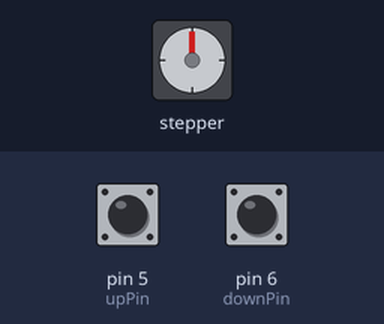
This sketch was run on a simulated Arduino Uno, built with avr-gcc and run on an emulated ATmega328P. Shown: stepper motor. Wiring (inferred from the names in the program): stepper motor (2048 steps per turn assumed): coils pin 8, pin 9, pin 10, pin 11. The test bench sets the inputs (shaded band); at power-on: pin 5 (upPin) LOW, pin 6 (downPin) LOW. What the sketch prints to the serial monitor is not drawn.

Above: at 1.2 s.
1.3 s: pin 5 (upPin) pulled HIGH for 0.15 s
At 3.4 s:
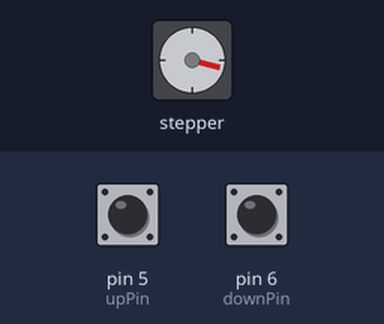
4.2 s: pin 6 (downPin) pulled HIGH for 0.15 s
At 6.8 s:
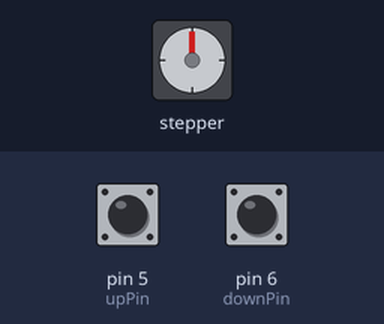
7.1 s: pin 5 (upPin) pulled HIGH for 1 s
At 9.4 s:
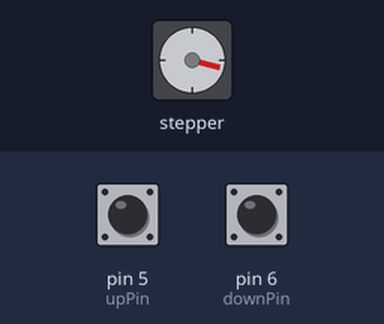
Timing chart, 0 to 10.9 s (numbered marks = the images above; inputs shaded):
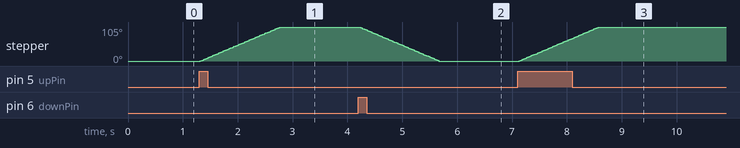

Measured:
- after the input at 1.3 s, stepper: turns 105° clockwise in 1.4 s, starting at once
- after the input at 4.2 s, stepper: turns 105° counter-clockwise in 1.4 s, starting at once
- after the input at 7.1 s, stepper: turns 105° clockwise in 1.4 s, starting at once

The sketch:

stepper_oneRevolution.ino
```cpp
//declare variables for the motor pins
int motorPin1 = 8;    // Blue   - 28BYJ48 pin 1
int motorPin2 = 9;    // Pink   - 28BYJ48 pin 2
int motorPin3 = 10;    // Yellow - 28BYJ48 pin 3
int motorPin4 = 11;    // Orange - 28BYJ48 pin 4
                        // Red    - 28BYJ48 pin 5 (VCC)

int upPin = 5;
int downPin = 6;

int motorSpeed = 1200;  //variable to set stepper speed
int count = 0;          // count of steps made
int state = 0;
int countsperrev = 150; // number of steps per full revolution
int lookup[8] = {B01000, B01100, B00100, B00110, B00010, B00011, B00001, B01001};

//////////////////////////////////////////////////////////////////////////////
void setup() {
  //declare the motor pins as outputs
  pinMode(motorPin1, OUTPUT);
  pinMode(motorPin2, OUTPUT);
  pinMode(motorPin3, OUTPUT);
  pinMode(motorPin4, OUTPUT);
  pinMode(upPin, INPUT);
  pinMode(downPin, INPUT);
  Serial.begin(9600);
}

//////////////////////////////////////////////////////////////////////////////
void loop(){
  Serial.println(digitalRead(upPin));
  Serial.println(digitalRead(downPin));
  if(digitalRead(upPin) == HIGH) {
    while(state <= countsperrev) {
      clockwise();
      state++;
    }
  } else
  if(digitalRead(downPin) == HIGH) {
    while(state >= count) {
      anticlockwise();
      state--;
    }
  }
}

//////////////////////////////////////////////////////////////////////////////
//set pins to ULN2003 high in sequence from 1 to 4
//delay "motorSpeed" between each pin setting (to determine speed)
void anticlockwise()
{
  for(int i = 0; i < 8; i++)
  {
    setOutput(i);
    delayMicroseconds(motorSpeed);
  }
}

void clockwise()
{
  for(int i = 7; i >= 0; i--)
  {
    setOutput(i);
    delayMicroseconds(motorSpeed);
  }
}

void setOutput(int out)
{
  digitalWrite(motorPin1, bitRead(lookup[out], 0));
  digitalWrite(motorPin2, bitRead(lookup[out], 1));
  digitalWrite(motorPin3, bitRead(lookup[out], 2));
  digitalWrite(motorPin4, bitRead(lookup[out], 3));
}
```
